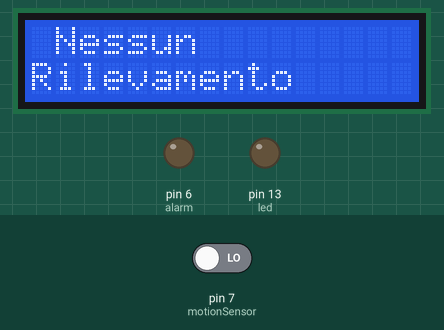
Simulated run of this sketch. Board: Arduino Uno, built with avr-gcc and run on an emulated ATmega328P. Shown: 16×2 character LCD, output pins drawn as LEDs (lit = HIGH). Dashed ring = blinking. The inputs (shaded band) are chosen by the test bench; at power-on: pin 7 (motionSensor) LOW.

Above: at 3.2 s.
3.3 s: pin 7 (motionSensor) driven HIGH
At 3.45 s:
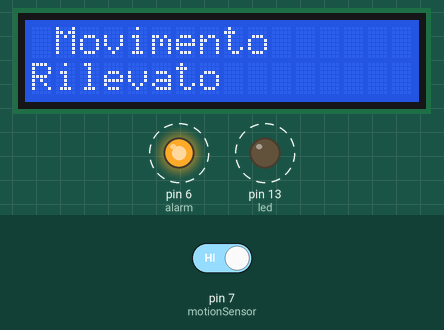
5.1 s: pin 7 (motionSensor) driven LOW
At 5.7 s:
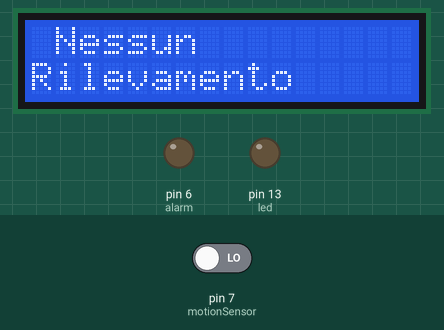
Timing chart, 0 to 8.1 s (numbered marks = the images above; inputs shaded):
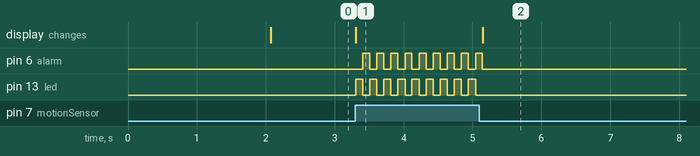

The sketch:

Alarm_Sensor.ino
```cpp
#include <LiquidCrystal.h> // LCD display library

LiquidCrystal lcd(12, 11, 5, 4, 3, 2);
#define alarm 6            // buzzer
#define motionSensor 7     // pir_sensor
#define led 13             // LED

void setup() {
  //Setting Component Outputs
  pinMode(alarm, OUTPUT);
  pinMode(motionSensor, INPUT);
  pinMode(led, OUTPUT);

  lcd.begin(16, 2);
  lcd.setCursor(1, 0);
  lcd.print("Sistema");
  lcd.setCursor(0, 1);
  lcd.print("Attivato");
  delay(2000);
  lcd.clear();
}

void loop() {
  if (digitalRead(motionSensor) == HIGH) {
    digitalWrite(alarm, LOW);
    digitalWrite(led, HIGH);
    lcd.clear();            //Screen cleaning the screen
    lcd.setCursor(1, 0);
    lcd.print("Movimento");
    lcd.setCursor(0, 1);
    lcd.print("Rilevato");
    delay(100);
    digitalWrite(alarm, HIGH);
    digitalWrite(led, LOW);
    delay(100);
  } else {
    // Componenti in riposo
    digitalWrite(alarm, LOW);
    digitalWrite(led, LOW);
    lcd.setCursor(1, 0);
    lcd.print("Nessun   ");// added spaces for the correct reading of the message
    lcd.setCursor(0, 1);
    lcd.print("Rilevamento");
  }
}
```

Measured:
- after the input at 3.3 s, pin 6 (alarm): alternates HIGH for 0.10 s and LOW for 0.10 s, starting after 0.11 s; pin 13 (led): alternates HIGH for 0.10 s and LOW for 0.10 s, starting at once; the display: changes at once (image 1)
- after the input at 5.1 s, pin 6 (alarm): goes on until 5.1 s, then stays LOW; pin 13 (led): stops changing and stays LOW; the display: changes after 0.05 s (image 2)
